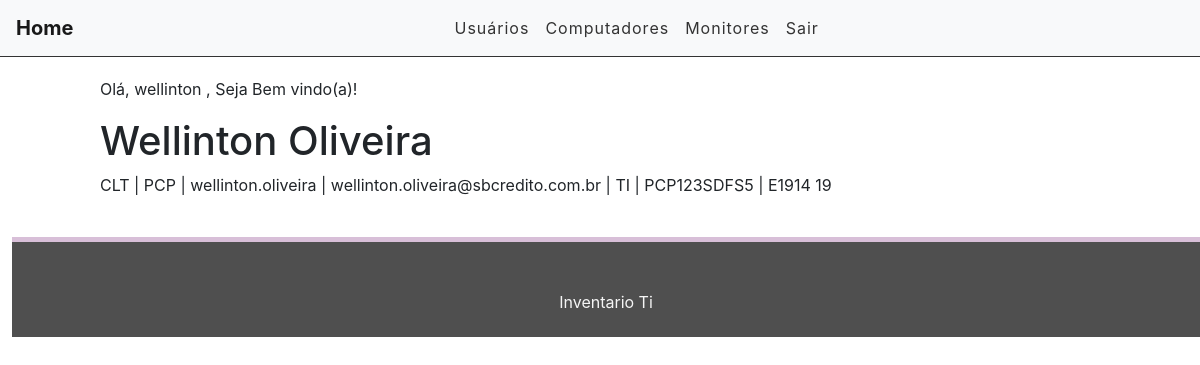
/usuarios/usuarios/1 (signed in), run on the app's committed database.
### usuarios/models.py (models this page shows)
class Usuario(models.Model):
    CONTRATO = (('CLT', 'CLT'), ('PJ', 'Pessoa Juridica'), ('EST', 'Estágiario'),)
    contrato = models.CharField(max_length=3, choices= CONTRATO, blank=False, null=False, default='CLT')
    COMPUTADOR = (('PCP', 'Desktop'), ('NOT', 'Notebook'),('PTC', 'Particular'),)
    computador = models.CharField(max_length=3, choices=COMPUTADOR, blank=False, null=False, default='PCP')
    nome = models.CharField(max_length=50)
    user_login = models.CharField(max_length=30)
    email = models.EmailField(max_length=50)
    setor = models.CharField(max_length=30)
    equipamento_em_uso = models.ForeignKey(Maquinas, default=1, verbose_name="Equipamento", on_delete=models.SET_DEFAULT)
    monitor_em_uso = models.ForeignKey(Monitor, default=1, related_name="Monitor_Estoque", verbose_name="Monitores", on_delete=models.SET_DEFAULT)
    def __str__(self):
        return self.nome

### computadores/models.py (models this page shows)
class Maquinas(models.Model):
    TIPO = (('PCP', 'DESKTOP'),('NOT', 'NOTEBOOK'),)
    tipo = models.CharField(max_length=3, choices=TIPO, blank=False, null=False, default='PCP')
    nome_pc = models.CharField(max_length=30)
    modelo = models.CharField(max_length=30)
    processador = models.CharField(max_length=20)
    ano_compra = models.CharField(max_length=5)
    service_tag = models.CharField(max_length=15)
    memoria_ram = models.CharField(max_length=10)
    armazenamento = models.CharField(max_length=10)
    STATUS = (('DSP', 'Disponivel'), ('OCP', 'Ocupado'),)
    status = models.CharField(max_length=15, choices=STATUS, blank=False, null=False, default='Disponivel' )
    class Meta:
        verbose_name_plural = "Maquina"
    def __str__(self):
        return self.nome_pc

### monitores/models.py (models this page shows)
class Monitor(models.Model):
    MONITOR = (('Monitor1', 'Monitor1'),('Monitor2', 'Monitor2'),)
    monitor = models.CharField(max_length=10, choices=MONITOR, blank=False, null=False, default='Monitor1')
    marca_monitor = models.CharField(max_length=10, default='Dell')
    modelo = models.CharField(max_length=30, default='E1916' )
    service_tag = models.CharField(max_length=30)
    polegadas = models.CharField(max_length=30)
    monitor2 = models.CharField(max_length=10, choices=MONITOR, blank=False, null=False, default='Monitor2')
    marca_monitor2 = models.CharField(max_length=10, default='Dell')
    modelo2 = models.CharField(max_length=30, default='E1916' )
    service_tag2 = models.CharField(max_length=30)
    polegadas2 = models.CharField(max_length=30)
    class Meta:
        verbose_name_plural = "Monitor"
    def __str__(self):
        return self.modelo

### usuarios/views.py (the view)
# urls.py: path('usuarios/<int:id>', views.usuarioView, name='usuario_view'),
@login_required
def usuarioView(request, id):
    views = get_object_or_404(Usuario, pk=id)
    print(views)
    return render(request, 'usuarios/usuario_view.html', {'views': views})

### inventario/templates/usuarios/usuario_view.html
{% extends 'base2.html' %}
{% load static %}
{% block content %}
<div class="offset-1 col-10 list-div">
    <p>Olá, {{ request.user.username }} , Seja Bem vindo(a)!</p>
    <h1> {{ views.nome}} </h1>
    <p>{{ views.contrato }} | {{ views.computador }} | {{ views.user_login }} | {{ views.email }} | {{ views.setor }} | {{ views.equipamento_em_uso }} | {{ views.monitor_em_uso }} {{ views.monitor_em_uso.polegadas}}<br></p><br>
</div>
{% endblock %}

### inventario/static/css/style.css (style rules this page uses)
.list-div { padding: 0; }

### data on the page
Usuario: nome "Wellinton Oliveira", contrato "CLT", computador "PCP", user_login "wellinton.oliveira", email "wellinton.oliveira@sbcredito.com.br", setor "TI", equipamento_em_uso "PCP123SDFS5", monitor_em_uso "E1914", monitor_em_uso.polegadas "19"

### other printed values
{{ request.user.username }} "wellinton"
